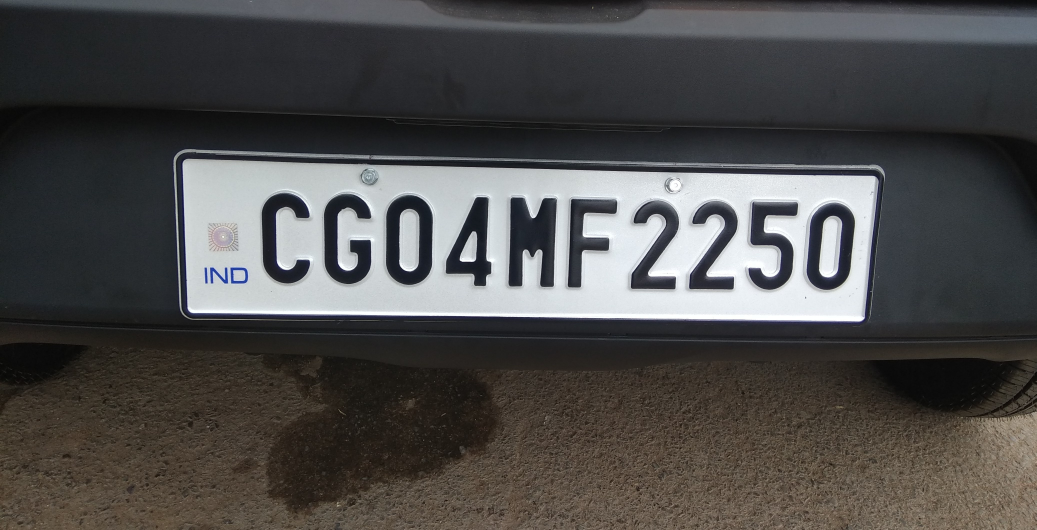
#> input picture Python/OpenCV/Vehicle-NumPlate-Recog/car.jpeg, 4145 x 2120 px (shown at 1/4 size)
$ python main.py
#> lines starting #> are read from the running program, lines starting #| are printed output that depends on the picture; after the words box and inside, x2 and y2 are one past the last pixel; in counts of white or black regions, pixels touching at a corner belong together
import numpy as np
import cv2
import  imutils
import sys
import pytesseract
import pandas as pd
import time

image = cv2.imread('car.jpeg')
#> image is the input picture: shape (2120, 4145, 3); mean B, G, R 75.4, 76.2, 77.5

image = imutils.resize(image, width=500)
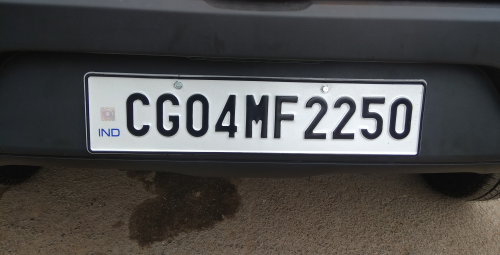
#> image: shape (255, 500, 3); mean B, G, R 75.4, 76.2, 77.5

cv2.imshow("Original Image", image)

gray = cv2.cvtColor(image, cv2.COLOR_BGR2GRAY)
#cv2.imshow("1 - Grayscale Conversion", gray)

gray = cv2.bilateralFilter(gray, 11, 17, 17)
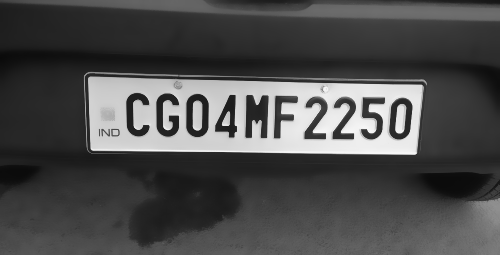
#> gray: shape (255, 500); min 10, max 248, mean 76.5
#cv2.imshow("2 - Bilateral Filter", gray)

edged = cv2.Canny(gray, 170, 200)
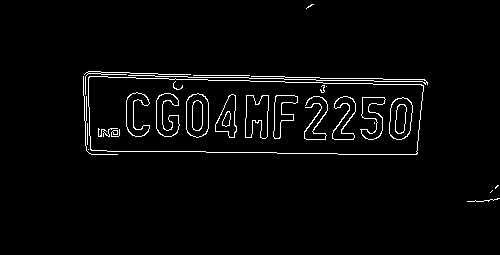
#> edged: shape (255, 500); 2.9% white in thin lines or dots, all inside (x1, y1, x2, y2) = (83, 4, 500, 202)
#cv2.imshow("4 - Canny Edges", edged)

(cnts, _) = cv2.findContours(edged.copy(), cv2.RETR_LIST, cv2.CHAIN_APPROX_SIMPLE)
#> cnts = 45 contours, 16 with area under 20; largest, box (x1, y1, x2, y2) and area: (88, 76, 424, 155) 23726, (88, 76, 424, 155) 23720, (186, 93, 209, 138) 856, (186, 93, 209, 138) 840, (389, 97, 413, 140) 796
cnts=sorted(cnts, key = cv2.contourArea, reverse = True)[:30]
#> cnts = 30 contours, 1 with area under 20; largest, box (x1, y1, x2, y2) and area: (88, 76, 424, 155) 23726, (88, 76, 424, 155) 23720, (186, 93, 209, 138) 856, (186, 93, 209, 138) 840, (389, 97, 413, 140) 796
NumberPlateCnt = None

count = 0
for c in cnts:
        peri = cv2.arcLength(c, True)
        approx = cv2.approxPolyDP(c, 0.02 * peri, True)
        if len(approx) == 4:
            NumberPlateCnt = approx
            break
#> this loop made 1 pass
#> (peri, NumberPlateCnt) on pass 1: (813.6, [[88, 77], [91, 150], [417, 153], [421, 84]])

# Masking the part other than the number plate
mask = np.zeros(gray.shape,np.uint8)
new_image = cv2.drawContours(mask,[NumberPlateCnt],0,255,-1)
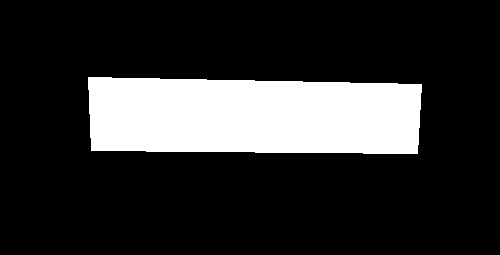
#> new_image: shape (255, 500); 18.7% white; 1 white region, box (x1, y1, x2, y2) and area: (88, 77, 422, 154) 23798
new_image = cv2.bitwise_and(image,image,mask=mask)
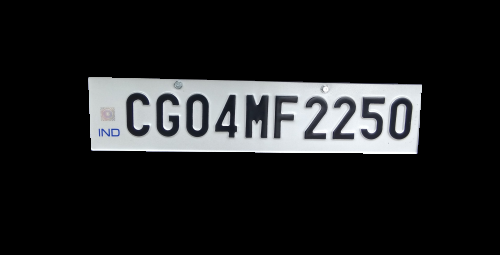
#> new_image: shape (255, 500, 3); mean B, G, R 33.7, 32.8, 32
cv2.namedWindow("Final_image",cv2.WINDOW_NORMAL)
cv2.imshow("Final_image",new_image)

# Configuration for tesseract
config = ('-l eng --oem 1 --psm 3')

# Run tesseract OCR on image
#> (the run stopped early here; a loop or call above may not have finished)
